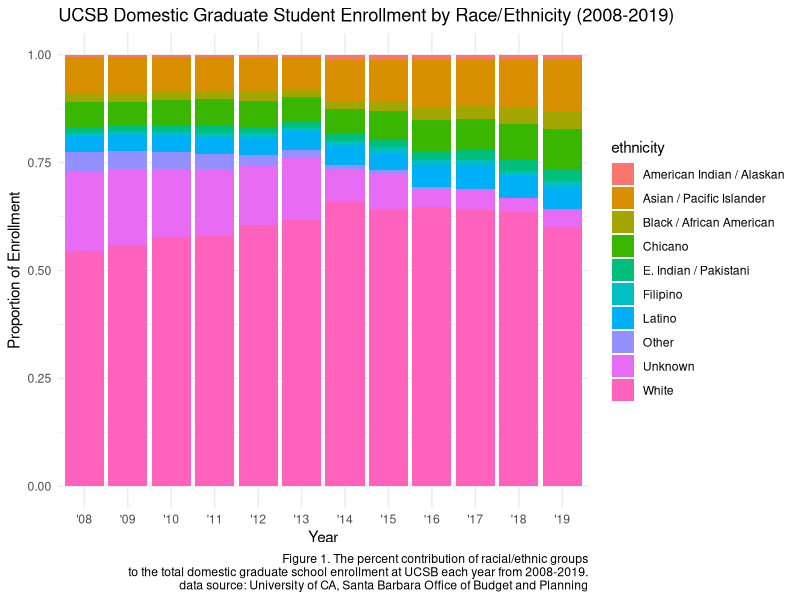

Write the R code that produced this figure.
## ---- chunk 1
knitr::opts_chunk$set(echo = TRUE)
library(here)
library(tidyverse)
## ---- chunk 2
ucsb_grad <- read_csv(here("data", "ucsb_grad_data.csv"))
## ---- chunk 3

ucsb_grad %>% 
  ggplot(aes(x = year_abbr, y = domestic_enrollment)) +
  geom_col(aes(fill = ethnicity),
           position = "fill") +
  labs(x = "Year",
       y = "Proportion of Enrollment",
       title = "UCSB Domestic Graduate Student Enrollment by Race/Ethnicity (2008-2019)",
       caption = "Figure 1. The percent contribution of racial/ethnic groups\nto the total domestic graduate school enrollment at UCSB each year from 2008-2019.\ndata source: University of CA, Santa Barbara Office of Budget and Planning") +
  theme_minimal()


